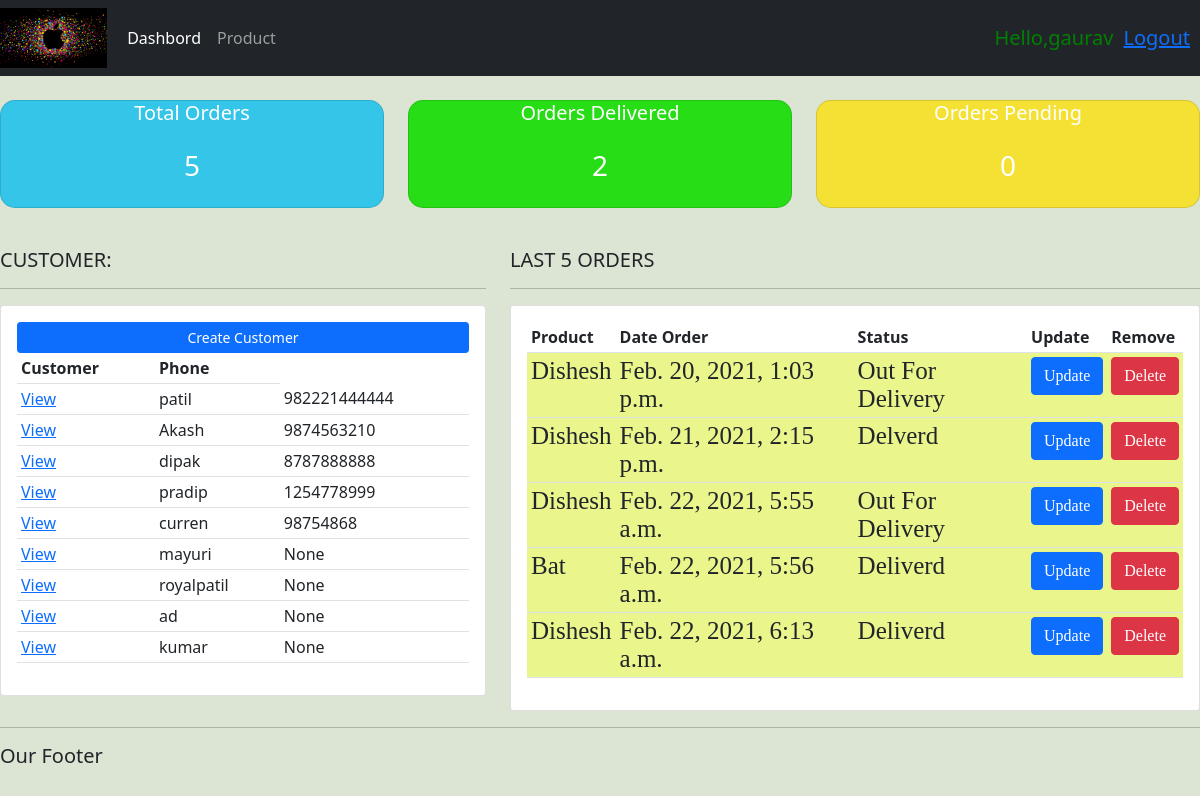
The app's page / (signed in), older data.
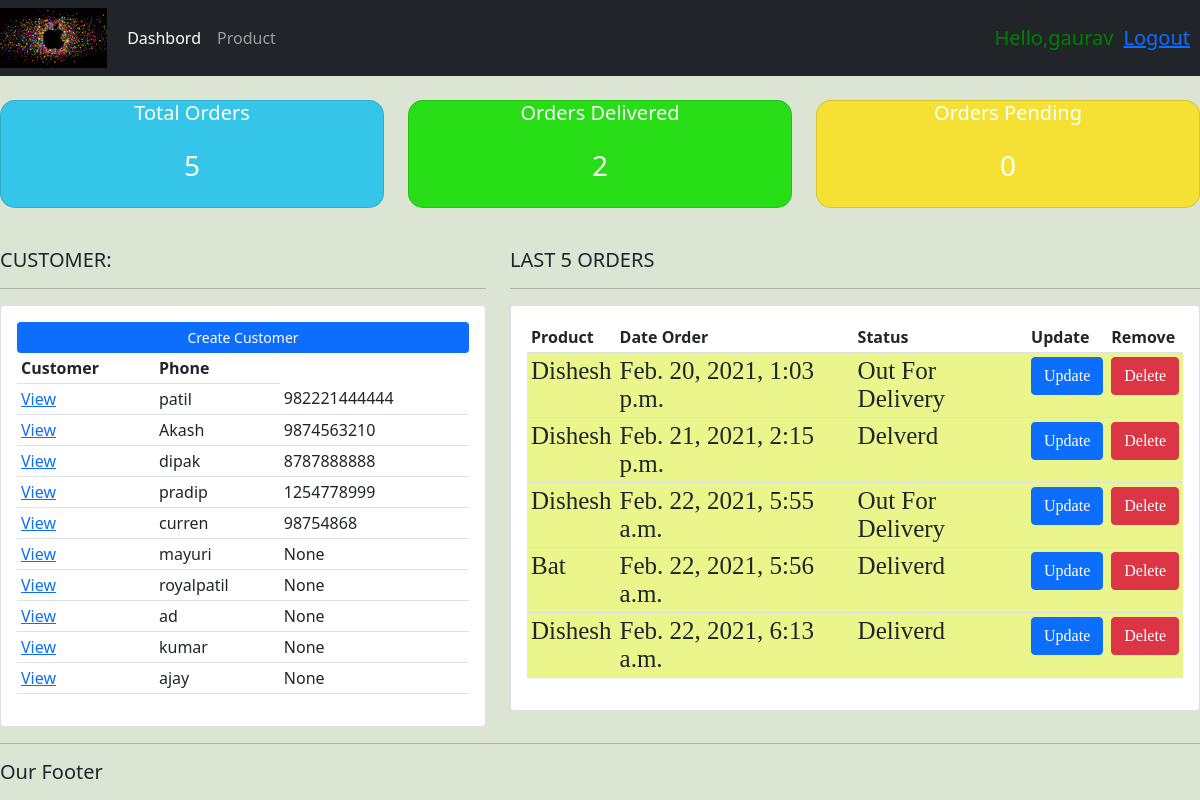
The same page, newer data.
### app/models.py (models this page shows, shortened)
class Customer(models.Model):
    user = models.OneToOneField(User,null=True,blank=True, on_delete=models.CASCADE)
    name = models.CharField(max_length=200,null=True)
    phone = models.CharField(max_length=200, null=True)
    email = models.CharField(max_length=200, null=True)
    profile_pic = models.ImageField(default="profile.png",null=True,blank=True)
    date_created = models.DateTimeField(auto_now_add=True)

class Order(models.Model):
    STATUS = (
        ('Pending', 'Pending'),
        ('Out For Delivery','Out For Delivery'),
        ('Deliverd','Deliverd'),
    )
    customer=models.ForeignKey(Customer,null=True,on_delete=models.SET_NULL)
    product=models.ForeignKey(Product,null=True,on_delete=models.SET_NULL)
    date_created = models.DateTimeField(auto_now_add=True,null=True)
    status = models.CharField(max_length=200,null=True,choices=STATUS)

class Product(models.Model):
    CATEGORY=(
        ('Indoor', 'Indoor'),
        ('Out Door', 'Out Door'),
    )
    name = models.CharField(max_length=200,null=True)
    price = models.FloatField(null=True)
    category = models.CharField(max_length=200,null=True,choices=CATEGORY)
    description = models.CharField(max_length=200,null=True)
    date_created = models.DateTimeField(auto_now_add=True,null=True)
    tags = models.ManyToManyField(Tags)
    def __str__(self):
        return self.name

### app/decorators.py (the view)
    def wrapper_func(request, *args, **kwargs):
        group = None
        if request.user.groups.exists():
            group = request.user.groups.all()[0].name
        if group == 'customer':
            return redirect('user_page')
        if group == 'admin':
            return view_func(request,*args,**kwargs)
        else:
            return redirect('home')

### app/views.py (called while the page is built)
@login_required(login_url='login')
@admin_only
def home(request):
    orders = Order.objects.all()
    customers = Customer.objects.all()
    total_orders = orders.count()
    deliverd = orders.filter(status='Deliverd').count()
    pending = orders.filter(status='Pending').count()
    context = {'orders': orders, 'customers': customers,'total_orders': total_orders,'deliverd': deliverd, 'pending': pending}
    return render(request,'app/dashbord.html',context)

### app/templates/app/dashbord.html
{% extends 'app/main.html' %}
{% load static %}
{% block content %}
{% include 'app/status.html' %}
<br>
<div class="row">
    <div class="col-md-5">
        <h5>CUSTOMER:</h5>
        <hr>
        <div class="card card-body">
            <a class="btn btn-primary btn-sm btn-block" href="">Create Customer</a>
            <table class="table table-sm">
                <tr>
                    <th>Customer</th>
                    <th>Phone</th>
                </tr>
                {% for customer in customers %}
                    <tr>
                        <td><a href="{% url 'customers' customer.id %}">View</a></td>
                        <td>{{customer.name}}</td>
                        <td>{{customer.phone}}</td>
                    </tr>
                {% endfor %}
            </table>
        </div>
    </div>
    <div class="col-md-7">
        <h5>LAST 5 ORDERS</h5>
        <hr>
        <div class="card card-body">
            <table class="table table-sm">
                <tr>
                    <th>Product</th>
                    <th>Date Order</th>
                    <th>Status</th>
                    <th>Update</th>
                    <th>Remove</th>
                </tr>
                {% for order in orders %}
                <tr style="background-color: rgb(234, 245, 140);font-family: 'Times New Roman', Times, serif;font-size: 25px;font-style: initial;">
                    <td>{{order.product}}</td>
                    <td>{{order.date_created}}</td>
                    <td>{{order.status}}</td>
                    <td>
                        <a href="{% url 'update_order' order.id %}" class="btn btn-primary">Update</a>
                    </td>
                    <td>
                        <a href="{% url 'delete_order' order.id %}" class="btn btn-danger">Delete</a>
                    </td>
                </tr>
                {% endfor %}
            </table>
        </div>
    </div>
</div>
{% endblock %}

### app/templates/app/main.html (shortened to what this page needs)
{% load static %}
<html>
    <head>
        <link href="https://cdn.jsdelivr.net/npm/bootstrap@5.0.0-beta2/dist/css/bootstrap.min.css" rel="stylesheet">
        <link rel="stylesheet" href="{% static 'css/main.css' %}">
    </head>
    <body>
        {% include 'app/navbar.html' %}
        {% block content %}
        {% endblock %}
        <hr>
        <h5>Our Footer</h5>
    </body>
</html>

### app/templates/app/navbar.html (shortened to what this page needs)
{% load static %}
<nav class="navbar navbar-expand-lg navbar-dark bg-dark">
  <img src="{% static 'images/crm3.png' %}" width="10%" height="60" border-radius="20px;">
        <div class="container-fluid">
          <div class="collapse navbar-collapse" id="navbarNavAltMarkup">
            <div class="navbar-nav">
              {% if request.user.is_staff %}
              <a href="{% url 'home' %}" class="nav-link active" aria-current="page" >Dashbord</a>
              <a class="nav-link" href="{% url 'products' %}">Product</a>
              {% else %}
              <li class="nav-item">
                <a class="nav-link" href="{% url 'account' %}">settings</a>
              </li>
              {% endif %}
            </div>
          </div>
        </div>
        <span class="hello-msg">Hello,{{request.user}} </span>
        <span class="hello-msg" ><a href="{% url 'logout' %}">Logout</a></span>
      </nav>

### app/templates/app/status.html
<br>
<div class="row">
    <div class="col">
        <div class="col-md">
            <div class="card text-center text-white mb-3" id="total-orders">
                <div class="class-header">
                    <h5 class="class-title">Total Orders</h5>
                </div>
                    <div class="card-body">
                        <h3 class="card-title">{{total_orders}}</h3>
                </div>
            </div>
        </div>
    </div>
    <div class="col">
        <div class="col-md">
            <div class="card text-center text-white mb-3" id="orders-delivered">
            <div class="class-header">
                <h5 class="class-title">Orders Delivered</h5>
            </div>
            <div class="card-body">
                <h3 class="card-title">{{deliverd}}</h3>
            </div>
            </div>
        </div>
    </div>
    <div class="col">
        <div class="col-md">
            <div class="card text-center text-white mb-3" id="orders-pending">
            <div class="class-header">
                <h5 class="class-title">Orders Pending</h5pending</h5>
            </div>
            <div class="card-body">
                <h3 class="card-title">{{pending}}</h3>
            </div>
        </div>
        </div>
    </div>
</div>

### app/static/css/main.css (style rules this page uses)
body { background-color:rgb(220, 228, 212); }
#total-orders { background-color: rgb(53, 197, 233); border-radius: 15px; }
#orders-delivered { background-color: rgb(39, 221, 22); border-radius: 15px; }
#orders-pending { background-color:rgb(245, 225, 51); border-radius: 15px; }

### app/templates/app/navbar.html (style rules this page uses)
.hello-msg { font-size:20px; color:green; margin-right: 10px; }

Row changes from the older to the newer data that the page shows:
added Customer: name "ajay", phone "None"
